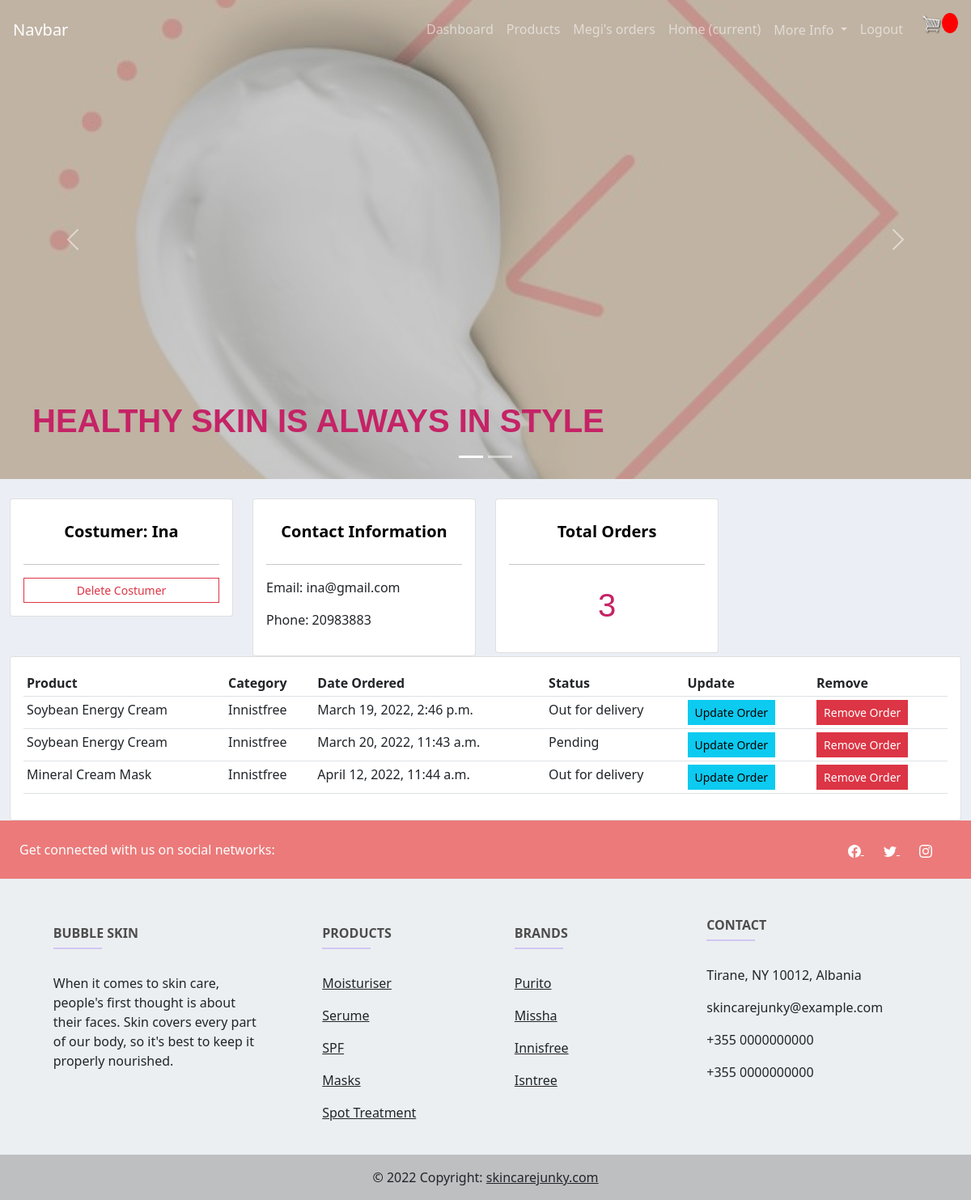
The app's page /costumer/1/ (signed in) with its own data.
### accounts/models.py (models this page shows, shortened)
class Costumer(models.Model):
    user = models.OneToOneField(User, null=True, on_delete=models.CASCADE)
    name = models.CharField(max_length=200, null=True)  # null=True, in order not to face errors while login
    email = models.CharField(max_length=200)
    phone = models.CharField(max_length=200)
    date_created = models.DateTimeField(auto_now_add=True)
    def __str__(self):
        if self.name:
            return self.name
        else:
            return self.email
    class Meta:
        db_table = "costumer"

class Order(models.Model):
    STATUS = (
        ('Pending', 'Pending'),
        ('Out for delivery', 'Out for delivery'),
        ('Delivered', 'Delivered'),
    )
    costumer = models.ForeignKey(Costumer, null=True, on_delete=models.SET_NULL)
    product = models.ForeignKey(Product, null=True, on_delete=models.SET_NULL)
    date_created = models.DateTimeField(auto_now_add=True)
    status = models.CharField(max_length=200, null=True, choices=STATUS)
    complete = models.BooleanField(default=False)
    transaction_id = models.CharField(max_length=200, null=True)
    class Meta:
        db_table = "order"

class Product(models.Model):
    CATEGORY = (
        ('Purito', 'Purito'),
        ('Missha', 'Missha'),
        ('Innistfree', 'Innistfree'),
        ('Isntree', 'Isntree'),
    )
    name = models.CharField(max_length=200, null=True)
    price = models.FloatField(max_length=200, null=True)
    category = models.CharField(max_length=200, null=True, choices=CATEGORY)
    description = models.CharField(max_length=200, null=True, blank=True)
    date_created = models.DateTimeField(auto_now_add=True)
    tags = models.ManyToManyField(Tag)
    image = models.ImageField(null=True, blank=True)
    def __str__(self):
        return self.name
    class Meta:
        db_table = "product"

### accounts/decorators.py (the view)
        def wrapper_func(request, *args, **kwargs):
            group = None
            if request.user.groups.exists():
                group = request.user.groups.all()[0].name
            if group in allowed_roles:
                return view_func(request, *args, **kwargs)
            else:
                return HttpResponse('You are not authorized to view this page')

### accounts/views.py (called while the page is built)
@login_required(login_url='login')
@allowed_users(allowed_roles=['admin'])
def costumer(request, pk):
    costumer = Costumer.objects.get(id=pk)
    order = costumer.order_set.all()
    order_count = order.count()
    context = {'costumer': costumer,
               'order': order,
               'order_count': order_count
               }
    return render(request, 'accounts/costumer.html', context)

### accounts/templates/accounts/costumer.html
{%  extends 'accounts/main.html' %}
{% block content %}
	<br>
    <div class="row">
        <div class="col-md-3">
            <div class="card card-body">
                <h5>Costumer: {{costumer}}</h5>
                <hr>
                <a class="btn btn-outline-danger  btn-sm btn-block" href="{% url 'delete_costumer' costumer.id %}">
                    Delete Costumer
                </a>
            </div>
        </div>
        <div class="col-md-3">
            <div class="card card-body">
                <h5>Contact Information</h5>
                <hr>
                <p>Email: {{costumer.email}}</p>
                <p>Phone: {{costumer.phone}}</p>
            </div>
        </div>
        <div class="col-md-3">
            <div class="card card-body">
                <h5>Total Orders</h5>
                <hr>
			<h1 style="text-align: center;padding: 10px">{{order_count}}</h1>
            </div>
        </div>
    </div>
    <div class="row">
        <div class="col-md">
            <div class="card card-body">
                <table class="table table-sm">
                    <tr>
                        <th>Product</th>
                        <th>Category</th>
                        <th>Date Ordered</th>
                        <th>Status</th>
                        <th>Update</th>
                        <th>Remove</th>
                    </tr>
                    {% for order in order %}
                    <tr>
                        <td>{{order.product}}</td>
                        <td>{{order.product.category}}</td>
                        <td>{{order.date_created}}</td>
                        <td>{{order.status}}</td>
                        <td><a class="btn btn-sm btn-info" href="{% url 'update_order' order.id %}">Update Order</a></td>
                        <td><a class="btn btn-sm btn-danger" href="{% url 'delete_order' order.id %}">Remove Order</a></td>
                    </tr>
                    {% endfor %}
                </table>
            </div>
        </div>
    </div>
{% endblock %}

### accounts/templates/accounts/navbar.html (shortened to what this page needs)
{% load static %}
<nav class="navbar fixed-top navbar-expand-lg  navbar-dark p-md-3">
<a class="navbar-brand" href="{% url 'store' %}">Navbar</a>
<div class="collapse navbar-collapse" id="navbarNav">
  <ul class="navbar-nav">
    {% if request.user.is_staff %}
          <li class="nav-item active">
        <a class="nav-link" href="{% url 'dashboard' %}">Dashboard</a>
      </li>
      <li class="nav-item">
        <a class="nav-link" href="{% url 'products' %}">Products</a>
      </li>
    {% endif %}
    <li class="nav-item">
      <a class="nav-link" href="{% url 'user-page' %}">{{request.user}}'s orders</a>
    </li>
    <li class="nav-item active">
      <a class="nav-link" href="{% url 'home' %}">Home <span class="sr-only">(current)</span></a>
    </li>
      <div class="collapse navbar-collapse" >
        <ul class="navbar-nav">
          <li class="nav-item dropdown">
            <a class="nav-link dropdown-toggle" href="#"  role="button" data-bs-toggle="dropdown" aria-expanded="false">
              More Info
            </a>
          </li>
        </ul>
      </div>
    <li class="nav-item">
      <a class="nav-link hello-msg" href="{% url 'logout' %}">Logout</a>
    </li>
      <a href="{% url 'cart' %}">
        <img  id="cart-icon" src="{% static 'images/cart.png' %}">
        </a>
      <p id="cart-total">{{cartItems}}</p>
  </ul>
</div>
</nav>
<div id="myCarousel" class="carousel slide carousel-fade" data-bs-ride="carousel">
    <ol class="carousel-indicators">
        <li data-bs-target="#myCarousel" data-bs-slide-to="0" class="active"></li>
        <li data-bs-target="#myCarousel" data-bs-slide-to="1"></li>
    </ol>
    <div class="carousel-inner">
        <div class="carousel-item active" >
            <div class="overlay-img" style="background-image: url('{% static 'images/home_images/img.jpg' %}')"></div>
            <div class="container-slide">
                <h1><b>HEALTHY SKIN IS ALWAYS IN STYLE  </b></h1>
            </div>
        </div>
        <a href="#myCarousel" class="carousel-control-prev" role="button" data-bs-slide="prev">
            <span class="carousel-control-prev-icon" aria-hidden="true"></span>
        </a>
        <a href="#myCarousel" class="carousel-control-next" role="button" data-bs-slide="next">
            <span class="carousel-control-next-icon" aria-hidden="true"></span>
        </a>
    </div>
</div>

### static/css/main.css (style rules this page uses)
body { background-color: hsl(0, 0%, 98%); }
h1,h2,h3,h4,h5,h6 { color:hsl(0, 0%, 30%); }
#cart-icon { width:25px; display: inline-block; margin-left: 15px; }
#cart-total { display: block; text-align: center; color:#fff; background-color: red; width: 20px; height: 25px; border-radius: 50%; font-size: 14px; }
.btn { border-radius: 0; }
body { background-color: #ebeff5; }

### static/css/all_products.css (style rules this page uses)
body { position: relative; }
h1, h4 { color: #ec7a7a; font-family: 'Trebuchet MS', sans-serif; }

### accounts/templates/accounts/main.html (style rules this page uses)
h1 { font-family: 'Franklin Gothic Medium', 'Arial Narrow', Arial, sans-serif; color: rgb(197, 35, 102); }
div.transbox h4, h5 { margin: 5%; font-weight: bold; color: #000000; text-align:center; }
.carousel-item { height: 37rem; background-color: #777; color: white; position: relative; background-position: center; background-size: cover; }
.container-slide { position: absolute; bottom: 0; left: 0; right: 0; padding-bottom: 50px; }
.container-slide { padding: 40px; padding-right: 200px; color: white; }
.overlay-img { position: absolute; bottom: 0; left: 0; right: 0; top: 0%; background-position: center; background-size: cover; opacity: 0.6; }
body { background-color: #ebeff5; }

### records on screen
Costumer: name "Ina", email "ina@gmail.com", phone "20983883"
Order: product "Soybean Energy Cream", product.category "Innistfree", date_created "March 19, 2022, 2:46 p.m.", status "Out for delivery"
Order: product "Soybean Energy Cream", product.category "Innistfree", date_created "March 20, 2022, 11:43 a.m.", status "Pending"
Order: product "Mineral Cream Mask", product.category "Innistfree", date_created "April 12, 2022, 11:44 a.m.", status "Out for delivery"

### other values on screen
{{ request.user }} "Megi"
{{ order_count }} "3"
